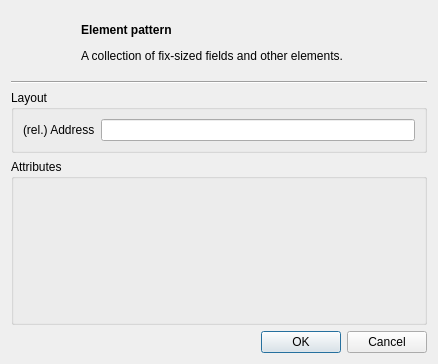
<?xml version="1.0" encoding="UTF-8"?>
<ui version="4.0">
 <class>ElementDialog</class>
 <widget class="QDialog" name="ElementDialog">
  <property name="geometry">
   <rect>
    <x>0</x>
    <y>0</y>
    <width>438</width>
    <height>364</height>
   </rect>
  </property>
  <property name="windowTitle">
   <string>Dialog</string>
  </property>
  <layout class="QVBoxLayout" name="verticalLayout_2">
   <item>
    <layout class="QHBoxLayout" name="horizontalLayout">
     <item>
      <widget class="QLabel" name="iconLabel">
       <property name="sizePolicy">
        <sizepolicy hsizetype="Minimum" vsizetype="Preferred">
         <horstretch>0</horstretch>
         <verstretch>0</verstretch>
        </sizepolicy>
       </property>
       <property name="minimumSize">
        <size>
         <width>64</width>
         <height>64</height>
        </size>
       </property>
      </widget>
     </item>
     <item>
      <widget class="QLabel" name="label">
       <property name="sizePolicy">
        <sizepolicy hsizetype="MinimumExpanding" vsizetype="Preferred">
         <horstretch>0</horstretch>
         <verstretch>0</verstretch>
        </sizepolicy>
       </property>
       <property name="text">
        <string>&lt;h4&gt;Element pattern&lt;/h4&gt;
&lt;p&gt;A collection of fix-sized fields and other elements.&lt;/p&gt;</string>
       </property>
       <property name="alignment">
        <set>Qt::AlignLeading|Qt::AlignLeft|Qt::AlignVCenter</set>
       </property>
      </widget>
     </item>
    </layout>
   </item>
   <item>
    <widget class="Line" name="line">
     <property name="orientation">
      <enum>Qt::Horizontal</enum>
     </property>
    </widget>
   </item>
   <item>
    <widget class="QGroupBox" name="groupBox">
     <property name="title">
      <string>Layout</string>
     </property>
     <layout class="QFormLayout" name="formLayout">
      <item row="0" column="0">
       <widget class="QLabel" name="label_2">
        <property name="text">
         <string>(rel.) Address</string>
        </property>
       </widget>
      </item>
      <item row="0" column="1">
       <widget class="QLineEdit" name="address"/>
      </item>
     </layout>
    </widget>
   </item>
   <item>
    <widget class="QGroupBox" name="groupBox_2">
     <property name="title">
      <string>Attributes</string>
     </property>
     <layout class="QVBoxLayout" name="verticalLayout">
      <property name="spacing">
       <number>0</number>
      </property>
      <property name="leftMargin">
       <number>0</number>
      </property>
      <property name="topMargin">
       <number>0</number>
      </property>
      <property name="rightMargin">
       <number>0</number>
      </property>
      <property name="bottomMargin">
       <number>0</number>
      </property>
      <item>
       <widget class="PatternMetaEditor" name="metaEdit" native="true">
        <property name="sizePolicy">
         <sizepolicy hsizetype="Preferred" vsizetype="MinimumExpanding">
          <horstretch>0</horstretch>
          <verstretch>0</verstretch>
         </sizepolicy>
        </property>
       </widget>
      </item>
     </layout>
    </widget>
   </item>
   <item>
    <widget class="QDialogButtonBox" name="buttonBox">
     <property name="orientation">
      <enum>Qt::Horizontal</enum>
     </property>
     <property name="standardButtons">
      <set>QDialogButtonBox::Cancel|QDialogButtonBox::Ok</set>
     </property>
    </widget>
   </item>
  </layout>
 </widget>
 <customwidgets>
  <customwidget>
   <class>PatternMetaEditor</class>
   <extends>QWidget</extends>
   <header>patternmetaeditor.hh</header>
   <container>1</container>
  </customwidget>
 </customwidgets>
 <resources/>
 <connections>
  <connection>
   <sender>buttonBox</sender>
   <signal>accepted()</signal>
   <receiver>ElementDialog</receiver>
   <slot>accept()</slot>
   <hints>
    <hint type="sourcelabel">
     <x>248</x>
     <y>254</y>
    </hint>
    <hint type="destinationlabel">
     <x>157</x>
     <y>274</y>
    </hint>
   </hints>
  </connection>
  <connection>
   <sender>buttonBox</sender>
   <signal>rejected()</signal>
   <receiver>ElementDialog</receiver>
   <slot>reject()</slot>
   <hints>
    <hint type="sourcelabel">
     <x>316</x>
     <y>260</y>
    </hint>
    <hint type="destinationlabel">
     <x>286</x>
     <y>274</y>
    </hint>
   </hints>
  </connection>
 </connections>
</ui>
